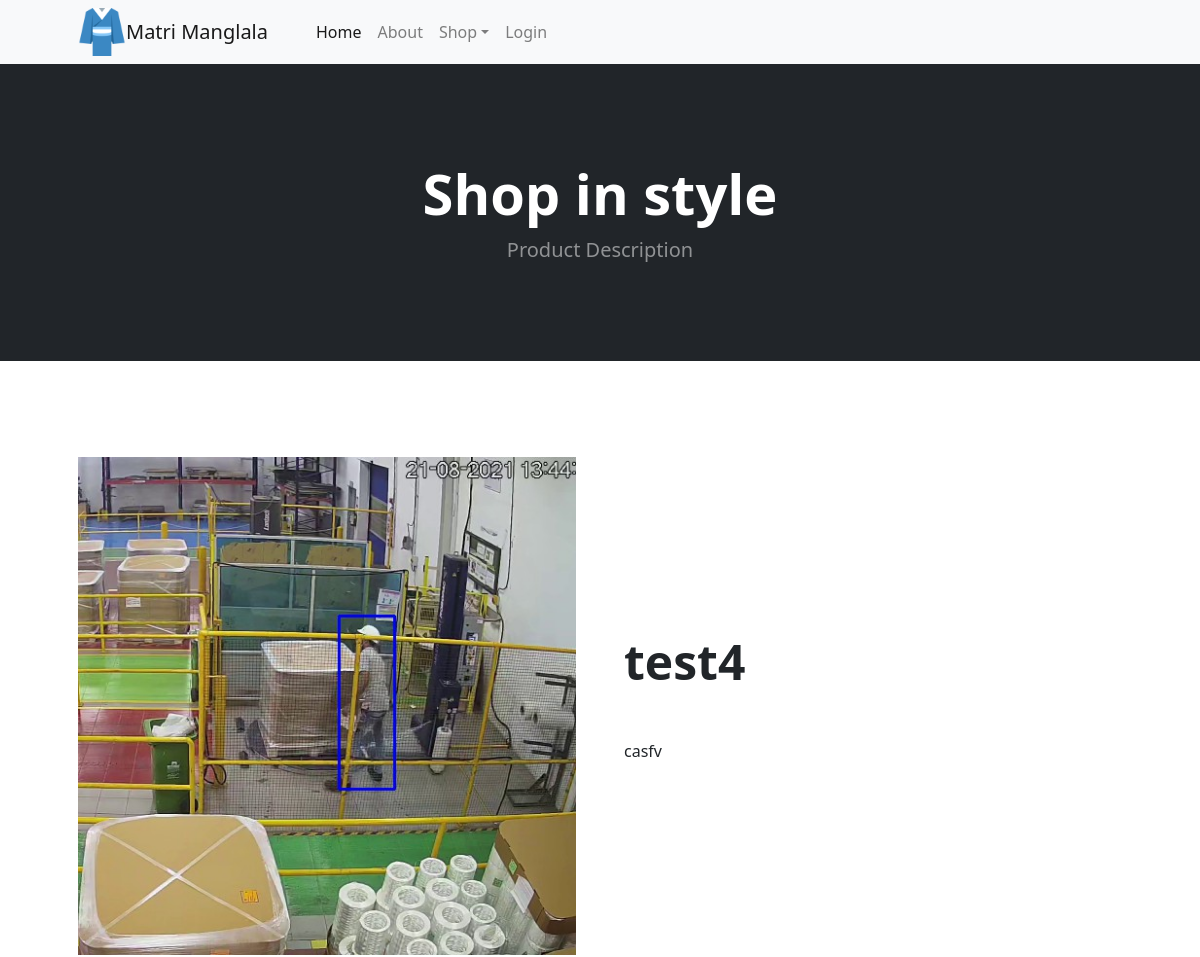
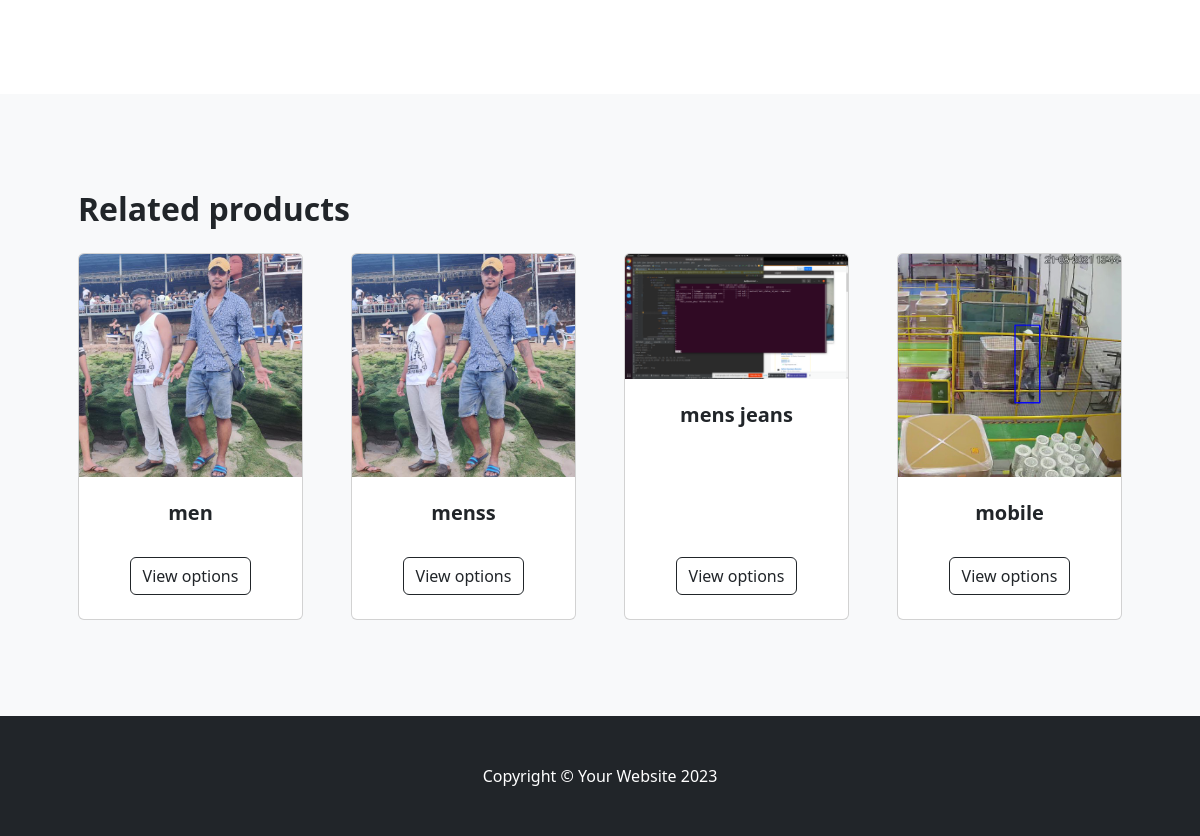
Screenshot of /product/test4/ with the database file from the repository (2 pictures, top to bottom).
### products/models.py (models this page shows, shortened)
class ProductImage(BaseModel):
    product = models.ForeignKey(Product, on_delete=models.CASCADE,
                                related_name='product_images')
    image = models.ImageField(upload_to='product')

class Product(BaseModel):
    product_name = models.CharField(max_length=100)
    slug = models.SlugField(unique=True, null=True, blank=True)
    category = models.ForeignKey(Category, on_delete=models.CASCADE,
                                 related_name='products')
    price = models.IntegerField()
    product_description = models.TextField()
    total_items = models.IntegerField(default=1)

class Category(BaseModel):
    category_name = models.CharField(max_length=100)
    slug = models.SlugField(unique=True, null=True, blank=True)
    category_image = models.ImageField(upload_to='category')

### products/views.py (the view)
# urls.py: path('<slug>/', get_product, name='get_product'),
def get_product(request, slug):
    try:
        user = request.user
        if not user.username:
            first_name = None
        else:
            first_name = user.first_name
        product = Product.objects.get(slug=slug)
        categories = Category.objects.all()
        print('desc : ', product.product_description)
        categories_desc = []
        names = []
        for category in categories:
            names.append(category.category_name)
            category.slug = {}
            category_product = Product.objects.filter(category = category)
            prices = []
            for cat_prod in category_product:
                prices.append(cat_prod.price)
            if prices:
                min_price = min(prices)
                max_price = max(prices)
                category.slug['price_range'] = str(min_price) + ' - ' + str(max_price)
            category.slug['name'] = category.category_name
            category.slug['image'] = category.category_image
            if len(categories_desc) < 4:
                categories_desc.append(category.slug)
        return render(request, 'product.html', context={'product': product, 'related_product': categories_desc, 'category_name': names, 'first_name':first_name})
    except Exception as e:
        print(e)

### templates/product.html (shortened to what this page needs)
{% extends "base.html" %}
{% block content %}
<header class="bg-dark py-5">
    <div class="container px-4 px-lg-5 my-5">
        <div class="text-center text-white">
            <h1 class="display-4 fw-bolder">Shop in style</h1>
            <p class="lead fw-normal text-white-50 mb-0">Product Description</p>
        </div>
    </div>
</header>
        <section class="py-5">
            {% for image in product.product_images.all %}
            <div class="container px-4 px-lg-5 my-5">
                <div class="row gx-4 gx-lg-5 align-items-center">
                    <div class="col-md-6"><img class="card-img-top mb-5 mb-md-0" src="/media/{{product.product_images.first.image}}" alt="..." /></div>
                    <div class="col-md-6">
                        <h1 class="display-5 fw-bolder">{{product.product_name}}</h1>
                        <p class="lead">{{product.product_description|linebreaks}}</p>
                    </div>
                </div>
            </div>
            {% endfor %}
        </section>
        <section class="py-5 bg-light">
            <div class="container px-4 px-lg-5 mt-5">
                <h2 class="fw-bolder mb-4">Related products</h2>
                <div class="row gx-4 gx-lg-5 row-cols-2 row-cols-md-3 row-cols-xl-4 justify-content-center">
                    {% for item in related_product %}
                    <div class="col mb-5">
                        <div class="card h-100">
                            <img class="card-img-top" src="/media/{{item.image}}" alt="..." />
                            <div class="card-body p-4">
                                <div class="text-center">
                                    <h5 class="fw-bolder">{{item.name}}</h5>
                                </div>
                            </div>
                            <div class="card-footer p-4 pt-0 border-top-0 bg-transparent">
                                <div class="text-center"><a class="btn btn-outline-dark mt-auto" href="{% url 'category_index' item.name %}">View options</a></div>
                            </div>
                        </div>
                    </div>
                    {% endfor %}
                </div>
            </div>
        </section>
        {% endblock %}

### rows the page displays
ProductImage: product_images.first.image (picture)
Product: product_name "test4", product_description "casfv"
Category: image (picture), name "men"
Category: image (picture), name "menss"
Category: image (picture), name "mens jeans"
Category: image (picture), name "mobile"
